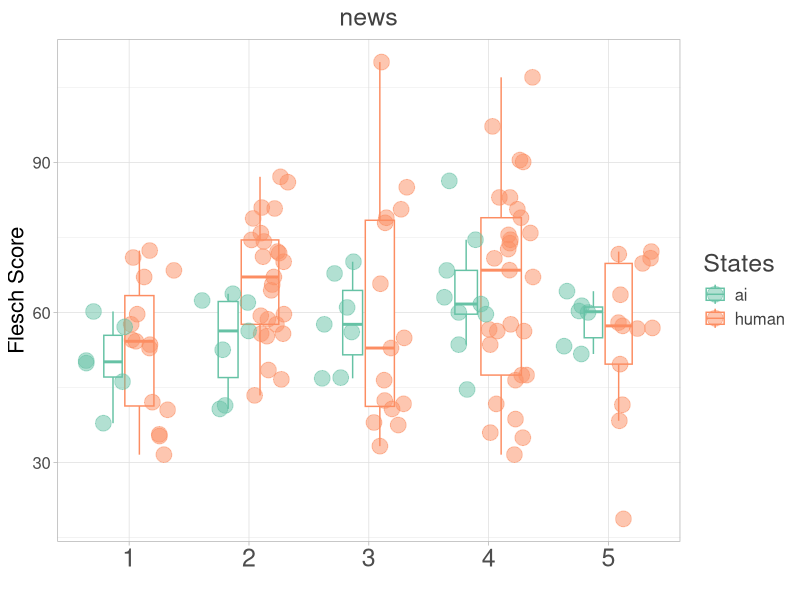
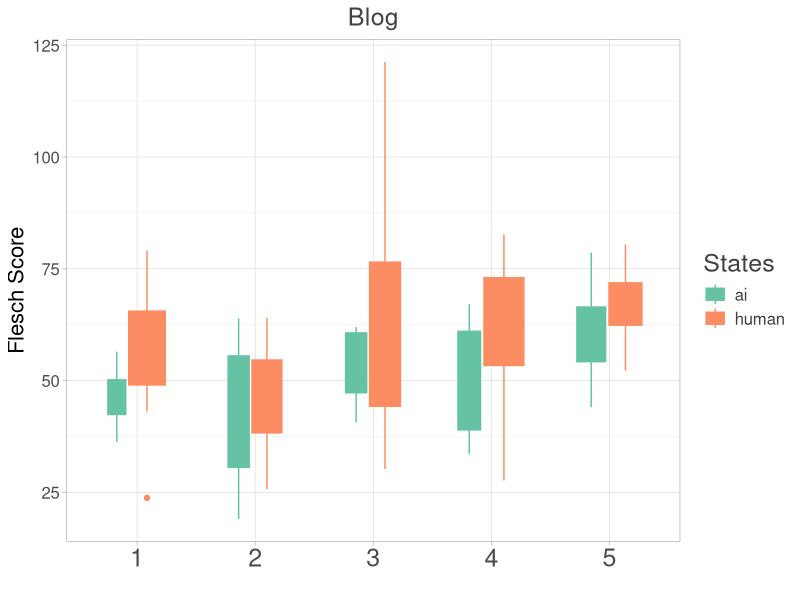
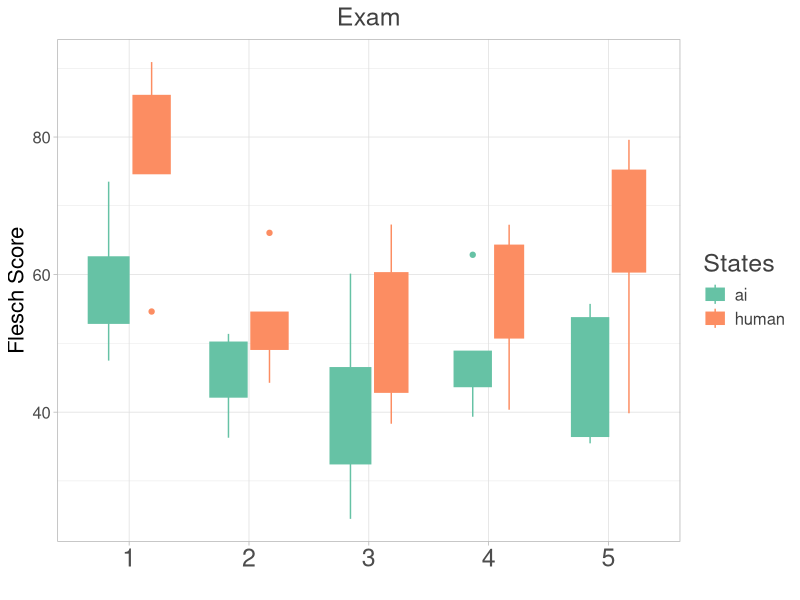

These charts were generated, in order, by the following R code:
## ---- chunk 1
knitr::opts_chunk$set(echo = TRUE,warning = FALSE, message =FALSE)
## ---- chunk 2
library(tidyverse)
library(dplyr)
library(ggthemes)
## ---- chunk 3
paragraph <- read_csv("all_articles.csv")
## ---- chunk 4
boxplot <- paragraph %>% 
  filter(prompt  == "news")%>% 
  mutate(iid = substring(id,2,2)) %>% 
  ggplot() +
  aes(x = iid, y = `Flesch Score`, fill = NULL, color = generator) +
  geom_boxplot(varwidth =  TRUE,outlier.shape = NA) +
  geom_point(position=position_jitterdodge(dodge.width = 0.8),size = 5, alpha = 0.5) +
  scale_fill_brewer(palette = "Set2",name = "States")+
  scale_color_brewer(palette = "Set2",name = "States")+
  theme_light()+
  labs(title = "news",
       x = "",
       y = "Flesch Score")+
  theme(plot.title = element_text(size = 18,hjust = 0.5,color = "#414141"),
        axis.text.x.bottom = element_text(size = 18),
        axis.text.y= element_text(size = 12),
        axis.title.y = element_text(size = 16),
        legend.text = element_text(size = 12,color = "#414141"),
        legend.title = element_text(size = 18, color = "#414141"))

boxplot
## ---- chunk 5
boxplot <- paragraph %>% 
  filter(prompt  == "blog")%>% 
  mutate(iid = substring(id,2,2)) %>% 
  ggplot() +
  aes(x = iid, y = `Flesch Score`, fill = generator,color = generator) +
  geom_boxplot(varwidth =  TRUE) +
  scale_fill_brewer(palette = "Set2",name = "States")+
  scale_color_brewer(palette = "Set2",name = "States")+
  theme_light()+
  labs(title = "Blog",
       x = "",
       y = "Flesch Score")+
  theme(plot.title = element_text(size = 18,hjust = 0.5,color = "#414141"),
        axis.text.x.bottom = element_text(size = 18),
        axis.text.y= element_text(size = 12),
        axis.title.y = element_text(size = 16),
        legend.text = element_text(size = 12,color = "#414141"),
        legend.title = element_text(size = 18, color = "#414141"))

boxplot
## ---- chunk 6
boxplot <- paragraph %>% 
  filter(prompt  == "exam")%>% 
  mutate(iid = substring(id,2,2)) %>% 
  ggplot() +
  aes(x = iid, y = `Flesch Score`, fill = generator, color = generator) +
  geom_boxplot(varwidth =  TRUE) +
  scale_fill_brewer(palette = "Set2",name = "States")+
  scale_color_brewer(palette = "Set2",name = "States")+
  theme_light()+
  labs(title = "Exam",
       x = "",
       y = "Flesch Score")+
  theme(plot.title = element_text(size = 18,hjust = 0.5,color = "#414141"),
        axis.text.x.bottom = element_text(size = 18),
        axis.text.y= element_text(size = 12),
        axis.title.y = element_text(size = 16),
        legend.text = element_text(size = 12,color = "#414141"),
        legend.title = element_text(size = 18, color = "#414141"))

boxplot
